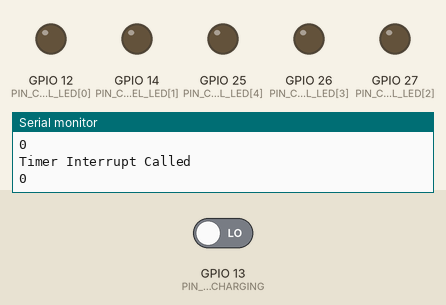
This sketch was run on a simulated ESP32. Parts: output pins drawn as LEDs (lit = HIGH), the last lines printed to the serial monitor. The inputs (shaded band) are chosen by the test bench; at power-on: GPIO 13 (PIN_WIRLESS_CHARGING) LOW. Nothing arrives over Bluetooth unless stated.

Above: at 3.8 s.
3.9 s: GPIO 13 (PIN_WIRLESS_CHARGING) driven HIGH
At 9.2 s:
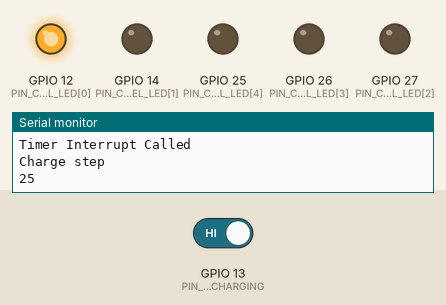
At 13.4 s:
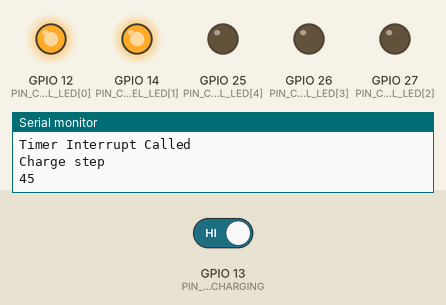
Timing chart, 0 to 26.7 s (numbered marks = the images above; inputs shaded):
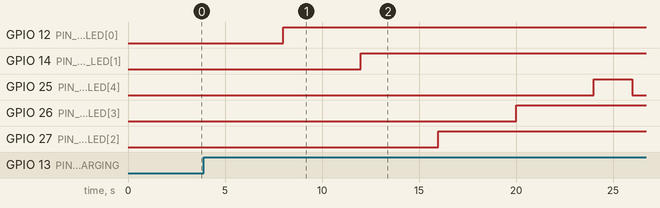

The sketch:

main.ino
```cpp
// (licence header left out)
#include "BluetoothSerial.h"
#include "esp_bt_device.h"
#include <string.h>

#if !defined(CONFIG_BT_ENABLED) || !defined(CONFIG_BLUEDROID_ENABLED)
#error Bluetooth is not enabled! Please run `make menuconfig` to and enable it
#endif

// Value setting
#define CHARGE_STEP             5      // charging step by 'TIMER_INTERRUPT_TERM'
#define TIMER_INTERRUPT_TERM    100    // milli seconds

// Pin setting
int PIN_WIRLESS_CHARGING = 13;      // Input pin of wireless charging signal
int PIN_CHARGE_LEVEL_LED[5] = { 12, 14, 27, 26, 25 };

BluetoothSerial SerialBT;

// Timer interrupt setting
volatile bool interruptCounter=false;
hw_timer_t * timer = NULL;

bool isCharging = false;
int chargeLevel = 0;
char serial_buf[100] = { 0, };

void sendPercentage() {
    int serial_buf_len = strlen(serial_buf);
    Serial.println(serial_buf);
    for (int i = 0; i < serial_buf_len; i++) {
        //while (!SerialBT.available()) continue;
        //SerialBT.read();
        SerialBT.write(serial_buf[i]);
    }
    SerialBT.write('\0');
    if (SerialBT.available()) {

    }
}

void IRAM_ATTR timerIntrptFunc() {
    Serial.println("Timer Interrupt Called");
    if (!isCharging) {
        isCharging = digitalRead(PIN_WIRLESS_CHARGING);
        if (chargeLevel > 0) chargeLevel -= CHARGE_STEP;
    } else {
        // Charging Complete: Negate 'isCharging' signal.
        Serial.println("Charge step");
        if (chargeLevel >= 100) {
            isCharging = false;
        } else {
            chargeLevel += CHARGE_STEP;
        }
    }
    if (chargeLevel >= 20 ) digitalWrite(PIN_CHARGE_LEVEL_LED[0], HIGH);
    else                    digitalWrite(PIN_CHARGE_LEVEL_LED[0], LOW);
    if (chargeLevel >= 40 ) digitalWrite(PIN_CHARGE_LEVEL_LED[1], HIGH);
    else                    digitalWrite(PIN_CHARGE_LEVEL_LED[1], LOW);
    if (chargeLevel >= 60 ) digitalWrite(PIN_CHARGE_LEVEL_LED[2], HIGH);
    else                    digitalWrite(PIN_CHARGE_LEVEL_LED[2], LOW);
    if (chargeLevel >= 80 ) digitalWrite(PIN_CHARGE_LEVEL_LED[3], HIGH);
    else                    digitalWrite(PIN_CHARGE_LEVEL_LED[3], LOW);
    if (chargeLevel >= 100) digitalWrite(PIN_CHARGE_LEVEL_LED[4], HIGH);
    else                    digitalWrite(PIN_CHARGE_LEVEL_LED[4], LOW);
    sprintf(serial_buf, "%d", chargeLevel);
    sendPercentage();
}

void printDeviceAddress() {
    const uint8_t *point = esp_bt_dev_get_address();

    for (int i = 0; i < 6; i++) {
        char str[3];

        sprintf(str, "%02X", (int)point[i]);
        Serial.print(str);

        if (i < 5) {
        Serial.print(":");
        }
    }
}

void interrupt_init(){              //timer interrupt freq is 80Mhz
    timer = timerBegin(0, 80, true);  //division 80=1Mhz
    timerAttachInterrupt(timer, &timerIntrptFunc, true);
    timerAlarmWrite(timer, 1000000, true);    //count 1000000 = 1sec,1000=1msec
    timerAlarmEnable(timer);
}

void setup() {
    Serial.begin(115200);
    SerialBT.begin("ElectricCarTest"); // Bluetooth device name
    Serial.println("Charging started...");
    Serial.println("Device Name: ElectricCar");
    Serial.print("BT MAC: ");
    printDeviceAddress();
    Serial.println();
    isCharging = false;

    pinMode(PIN_WIRLESS_CHARGING, INPUT);   // Wireless Charging Input signal
    for (int i = 0; i < 5; i++) {
        pinMode(PIN_CHARGE_LEVEL_LED[i], OUTPUT);
    }
    //attachInterrupt(digitalPinToInterrupt(PIN_WIRLESS_CHARGING), startBLE, RISING);
    SerialBT.connected(5000);

    // Setup Timer Interrupt Function
    interrupt_init();
}

void loop() {
    //Serial.println("Testing");
}
```

Measured:
- after the input at 3.9 s, GPIO 12 (PIN_CHARGE_LEVEL_LED[0]): LOW → HIGH after 4.1 s; GPIO 14 (PIN_CHARGE_LEVEL_LED[1]): LOW → HIGH after 8.1 s; GPIO 25 (PIN_CHARGE_LEVEL_LED[4]): LOW → HIGH after 20.1 s, → LOW 2.0 s later; GPIO 26 (PIN_CHARGE_LEVEL_LED[3]): LOW → HIGH after 16.1 s; GPIO 27 (PIN_CHARGE_LEVEL_LED[2]): LOW → HIGH after 12.1 s
